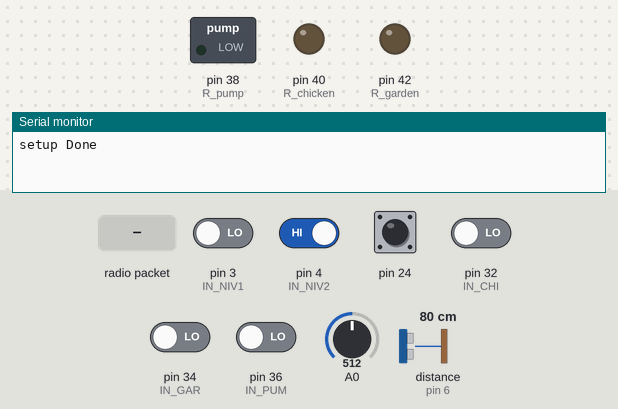
A program run on a simulated Arduino Mega 2560, built with avr-gcc and run on an emulated ATmega2560. On the bench: switched loads named in the program (green lamp = pin HIGH), output pins drawn as LEDs (lit = HIGH), the last lines printed to the serial monitor. The inputs (shaded band) are chosen by the test bench; at power-on: pin 4 (IN_NIV2), pin 24 HIGH, pin 3 (IN_NIV1), pin 32 (IN_CHI), pin 34 (IN_GAR), pin 36 (IN_PUM) LOW, A0 = 512, distance to the obstacle (sensor on pin 6) 80 cm. No radio packets arrive unless stated.

Above: at 1.2 s.
1.3 s: radio packet "1" arrives
At 2.5 s:
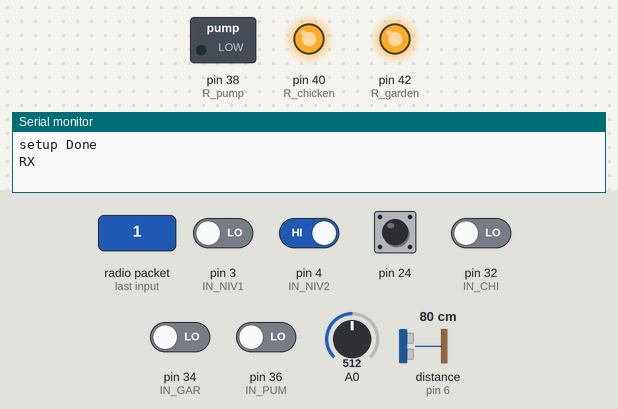
2.8 s: pin 32 (IN_CHI) driven HIGH
At 3.1 s:
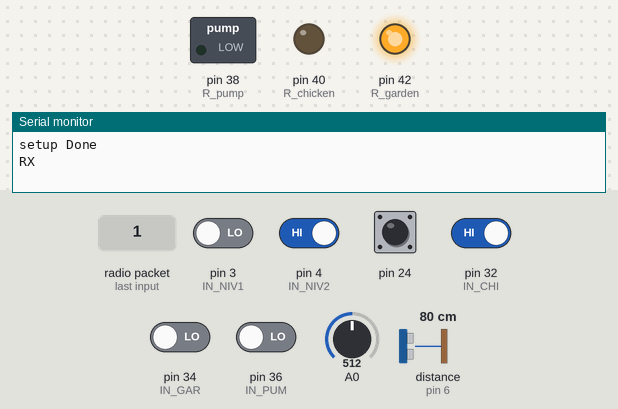
4.3 s: radio packet "200" arrives
At 5.0 s:
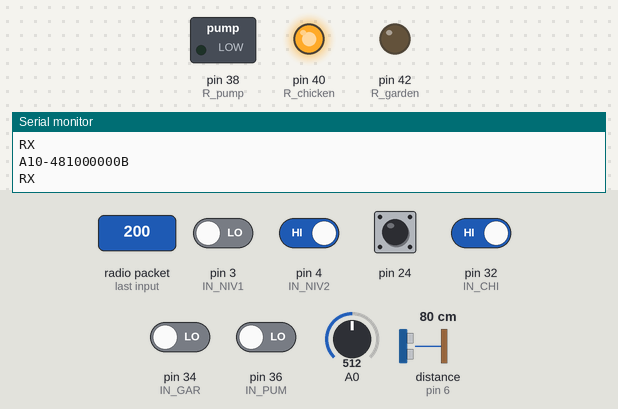
5.8 s: radio packet "0" arrives
At 6.1 s:
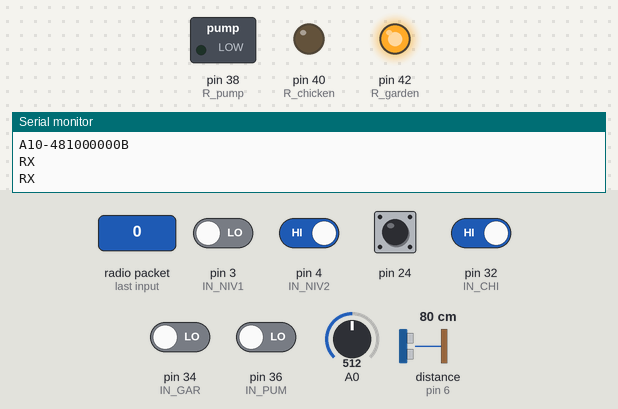
7.3 s: radio packet "5" arrives
At 8.4 s:
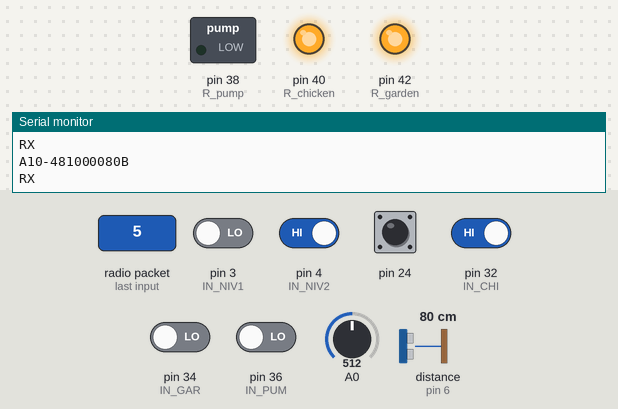
8.8 s: pin 4 (IN_NIV2) driven LOW and pin 36 (IN_PUM) driven HIGH
At 10.0 s:
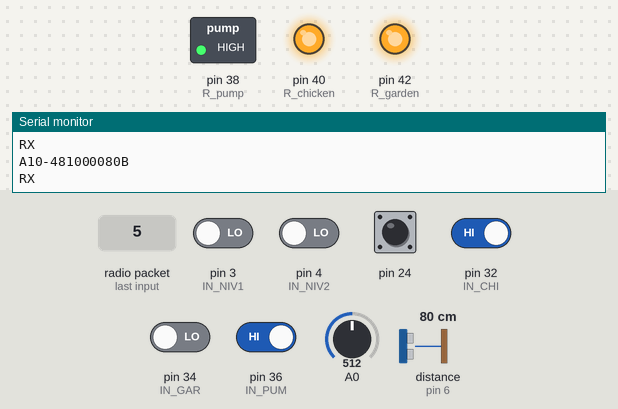
Timing chart, 0 to 11.3 s (numbered marks = the images above; inputs shaded):
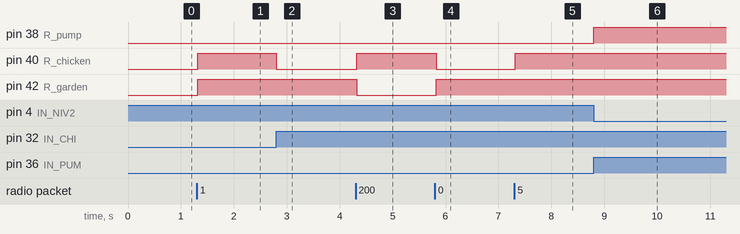

The program:

main.cpp
```cpp
#include <Arduino.h>
#include <Ultrasonic.h>
#include <TimerOne.h>
#include <SPI.h>
#include <RTClib.h>
#include <nRF24L01.h>
#include <RF24.h>
#include <RH_NRF24.h>
#include <RHReliableDatagram.h>

// Abrevoir toutes les 2h pendant 3s

RF24 radio(23, 22); // CE, CSN
const byte addresses [][6] = {"00001", "00002"};  //Setting the two addresses. One for transmitting and one for receiving
char messagerx [30];
char messagetx[30];

const int IN_NIV1 = 3;
const int IN_NIV2 = 4;
const int IN_PUM = 36;
const int IN_GAR = 34;
const int IN_CHI = 32;

const int R_pump = 38;
const int R_garden = 42;
const int R_chicken = 40;

const int L_au = 25;
const int L_m = 26;
const int L_niv1 = 29;
const int L_niv2 = 27;

int modeA = 1;
bool autom = 1;
bool extra;
bool gar;
bool pum;
bool chi;
bool lastState;
bool currentState;
bool lastState_1;
bool currentState_1;
bool lastState_2;
bool currentState_2;
bool lastState_3;
bool currentState_3;
bool pumping;
bool flagArros;
bool overheatPump;

int currentTime;
int levTime = 0;
int lastTime = 0;
int currentLux;
int lastLux;
int currentLev;
int lastLev;
int lastLev_1;
int lastTimeLev;
int flagLev;
int lastSent = 0;

volatile unsigned long count = 0; // use volatile for shared variables

Ultrasonic ultrasonic(5, 6);

int lastTimeTx;


void pump(bool mode){
  if (mode == 1 && !digitalRead(IN_NIV2) && !overheatPump){
    digitalWrite(R_pump,1);
    pum = 1;

  }
  else if (!mode){
    digitalWrite(R_pump,0);
    pum = 0;
     if (!autom && !extra){
      overheatPump = 0;
      flagLev = 0;
     }
  }
}

void chicken(bool mode){
  if (mode){
    digitalWrite(R_chicken, 1);
    chi = 1;
  }
  else if (!mode){
    digitalWrite(R_chicken,0);
    chi = 0;
  }

}

void garden(bool mode){
  if (mode){
    digitalWrite(R_garden,1);
    gar = 1;
  }
  else if (!mode){
    digitalWrite(R_garden,0);
    gar = 0;
  }

}

void counter(void)
{
  count = count + 1;
  if (count >= 60){
    count = 0;
  }

}

void txData()
{
  radio.stopListening();
  sprintf(messagetx,"A%d%d%i%d%d%d%d%03dB",digitalRead(IN_NIV2),digitalRead(IN_NIV1),modeA,gar,pum,chi,overheatPump,currentLev);
  Serial.println(messagetx);
  radio.write(&messagetx, sizeof(messagetx));
  delay(20);
}

void rxdata()
{
  radio.startListening();                            //This sets the module as receiver
  if (radio.available())
  {                                                     //Looking for incoming data
    Serial.println("RX");
    radio.read(&messagerx, sizeof(messagerx));           //Reading the data
    delay(20);
    //sprintf(messageTx,"%d-%d-%d-%d",oldstate_c, oldstate_g, oldstate_m, oldstate_p);
    chicken(messagerx[0] - '0');
    garden(messagerx[2] - '0');
    modeA = messagerx[4] - '0';
    pump(messagerx[6] - '0');
  }
}


void setup()
{
  digitalWrite(IN_NIV1,HIGH);
  Serial.begin(115200);

  pinMode(24,INPUT);
  pinMode(IN_NIV1,INPUT);
  pinMode(IN_NIV2,INPUT);
  pinMode(IN_GAR,INPUT);
  pinMode(IN_CHI, INPUT);
  pinMode(IN_PUM,INPUT);
  pinMode(A0,INPUT);

  pinMode(R_chicken, OUTPUT);
  pinMode(R_garden,OUTPUT);
  pinMode(R_pump,OUTPUT);
  Timer1.initialize(1000000);
  Timer1.attachInterrupt(counter);          // counter to run every 1 seconds
  radio.begin();
  radio.openWritingPipe(addresses[1]);     //Setting the address at which we will send the data
  radio.openReadingPipe(1, addresses[0]);  //Setting the address at which we will receive the data
  radio.setPALevel(RF24_PA_HIGH);          //You can set it as minimum or maximum depending on the distance between the transmitter and receiver.
  radio.startListening();                  //This sets the module as receiver
  radio.setChannel(90);

  Serial.println("setup Done") ;
}


void loop()
{
  currentState = digitalRead(24);
  currentState_1 = digitalRead(IN_GAR);
  currentState_2 = digitalRead(IN_PUM);
  currentState_3 = digitalRead(IN_CHI);
  currentTime = millis();
  unsigned long copyCount;

  if ((currentTime - levTime) >= 5000){   //get water level every 5s
    currentLev = ultrasonic.read(CM);
    levTime = currentTime;
  }

  rxdata();                               //receive data from HMI

  if ((currentTime - lastSent) >= 3500){  //Send data every 3.5s
    txData();
    lastSent = currentTime;
  }


  if (digitalRead(IN_NIV1)){
    digitalWrite(L_niv1,1);
  }
  else{
    digitalWrite(L_niv1,0);
  }

  if (digitalRead(IN_NIV2)){
    digitalWrite(L_niv2,1);
  }
  else{
    digitalWrite(L_niv2,0);
  }

  if ((currentState != lastState && currentState ==1) )
  {
    if (autom){         //mode Auto
      autom = 0;
      extra = 0;
      modeA = 3;
      if (!flagArros){
        garden(0);
      }
    }
    else if ((!autom && !extra)){    //
      extra = 1;
      modeA = 2;
    }
    else if (extra or modeA == 0){
      autom = 1;
      modeA = 1;
    }
  }

  if (autom){ // remplissage auto et arrosage à la tombée de la nuit
    currentLux = analogRead(A0);
    digitalWrite(L_au,1);
    digitalWrite(L_m,0);

    if ((digitalRead(IN_NIV1)==0 && (digitalRead(IN_NIV2)==0))){
      pump(1);
      pumping = 1;
    }
    else if ((!digitalRead(IN_NIV2) && (pumping ==1))){
      pump(1);
    }
    else if (digitalRead(IN_NIV2)){
      pumping = 0;
      pump(0);
    }

    if (currentLux <= 120){
      noInterrupts();
      copyCount = count;
      interrupts();
      garden(1);

    }
    noInterrupts();
    if (flagArros && count == copyCount){
      garden(0);
      flagArros = 0;
    }
    interrupts();
  }

  else if (!autom && !extra){
    digitalWrite(L_au,0);
    digitalWrite(L_m,1);
  }
  else if (extra){ //mode extra : remplissage auto mais pas d'arrosage dans le noir
    digitalWrite(L_au,1);
    digitalWrite(L_m,1);

    if ((digitalRead(IN_NIV1)==0 && (digitalRead(IN_NIV2)==0))){
      pump(1);
      pumping = 1;
    }
    else if ((!digitalRead(IN_NIV2) && (pumping ==1))){
      pump(1);
    }
    else if (digitalRead(IN_NIV2)){
      pumping = 0;
      pump(0);
    }
  }

  if (digitalRead(IN_NIV2)){
      pump(0);
      pumping = 0;
  }

  if ((currentTime-lastTime) >= 7200000){
    chicken(1);
    delay(3000);
    chicken(0);
    lastTime = currentTime;
  }

  if ((currentState_3 != lastState_3 && currentState_3 ==1))
  {
    if (chi){
      chicken(0);
    }
    else {
      chicken(1);
    }
  }

  if ((currentState_1 != lastState_1 && currentState_1 ==1))
  {
    if (gar){
      garden(0);
    }
    else {
      garden(1);
    }
  }

  if ((currentState_2 != lastState_2 && currentState_2 ==1))
  {
    if (pum){
      pump(0);
    }
    else {
      pump(1);
    }
  }
  if (analogRead(A0) >= 160){
    flagArros = 1;
  }

  if (pum && !gar && !chi){
    if ((currentTime - lastTimeLev) >= 120000) {
      if (currentLev >= lastLev && (abs(currentLev-lastLev)<6)){
        flagLev += 1;
      }
      if (flagLev >= 10){
        pump(0);
        overheatPump = 1;
      }
      lastTimeLev = currentTime;
      lastLev = currentLev;
    }
  }

  lastState = currentState;
  lastState_1 = currentState_1;
  lastState_2 = currentState_2;
  lastState_3 = currentState_3;
  lastLev_1 = currentLev;
  lastLux = analogRead(A0);

}
```

Measured:
- after the input at 1.3 s, pin 40 (R_chicken), pin 42 (R_garden): LOW → HIGH at once
- after the input at 2.8 s, pin 40 (R_chicken): HIGH → LOW at once
- after the input at 4.3 s, pin 40 (R_chicken): LOW → HIGH at once; pin 42 (R_garden): HIGH → LOW at once
- after the input at 5.8 s, pin 40 (R_chicken): HIGH → LOW at once; pin 42 (R_garden): LOW → HIGH at once
- after the input at 7.3 s, pin 40 (R_chicken): LOW → HIGH at once
- after the input at 8.8 s, pin 38 (R_pump): LOW → HIGH at once
